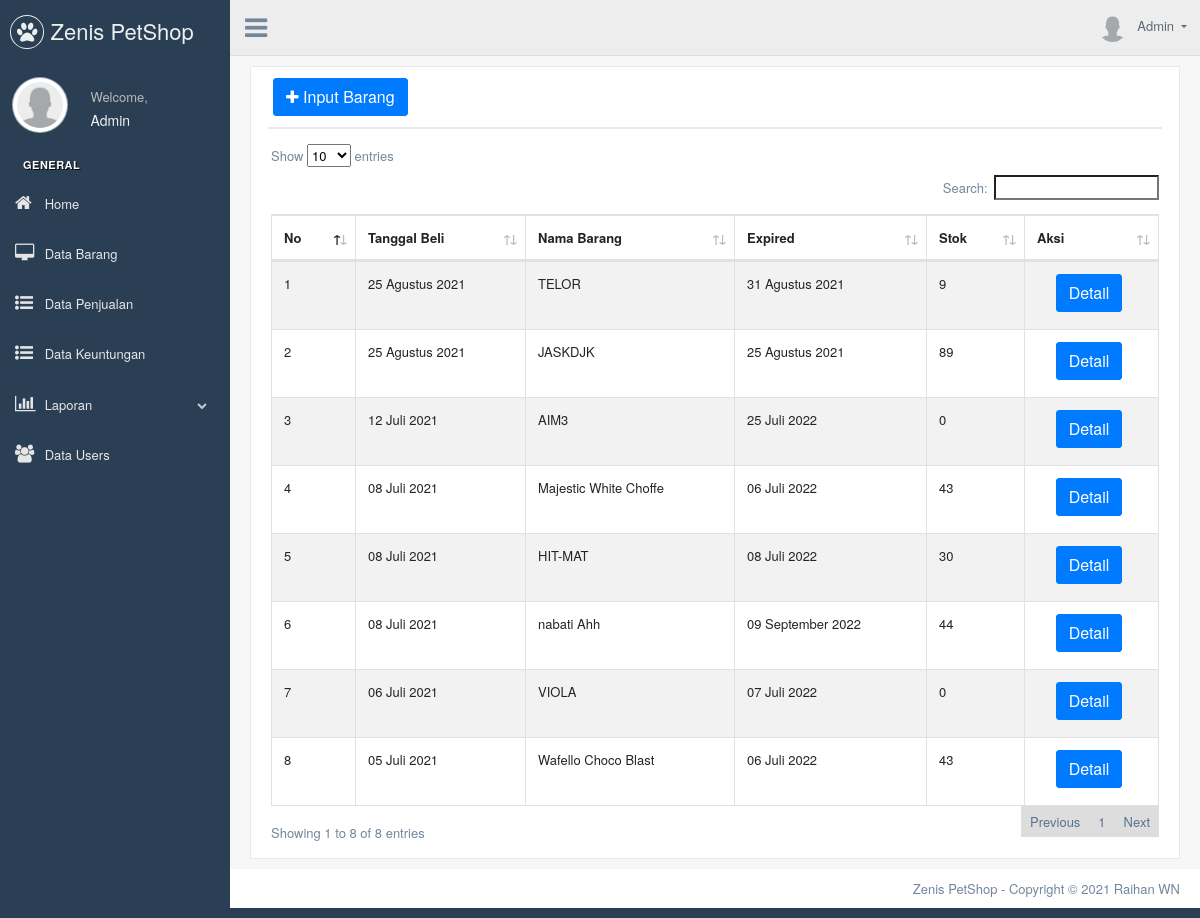
Screenshot of /index.php?menu=data_barang (signed in) with the database file from the repository.
### tables this page shows
CREATE TABLE `users` (
  `id` int(4) NOT NULL,
  `username` varchar(20) NOT NULL,
  `password` varchar(255) NOT NULL,
  `title` varchar(20) NOT NULL,
  `img` varchar(50) DEFAULT NULL
);

CREATE TABLE `barang` (
  `id_barang` int(11) NOT NULL,
  `nama_barang` varchar(50) NOT NULL,
  `harga_beli_barang` int(11) NOT NULL,
  `harga_jual` int(11) NOT NULL,
  `jumlah_stok` int(11) NOT NULL,
  `tgl_beli` date DEFAULT NULL,
  `expired` date DEFAULT NULL
);

### helpers/tanggal.php (called while the page is built)
<?php
function tanggal($date){
    $BulanIndo = array("Januari", "Februari", "Maret", "April", "Mei", "Juni", "Juli", "Agustus", "September", "Oktober", "November", "Desember");
    $tahun = substr($date, 0, 4);
    $bulan = substr($date, 5, 2);
    $tgl   = substr($date, 8, 2);
    $result = $tgl . " " . $BulanIndo[(int)$bulan-1] . " ". $tahun;
    return($result);
}

### views/data_barang.php (the view, shortened to what this page needs)
<div class="x_panel">
  <div class="x_title">
    <a class="btn btn-primary" href="?menu=input_barang"><i class="fa fa-plus"></i> Input Barang</a>
  </div>
  <div class="x_content">
    <div class="row">
      <div class="col-sm-12">
        <div class="card-box table-responsive">
          <table id="datatable-responsive" class="table table-striped table-bordered dt-responsive nowrap" cellspacing="0" width="100%">
            <thead>
              <tr>
                <th>No</th>
                <th>Tanggal Beli</th>
                <th>Nama Barang</th>
                <th>Expired</th>
                <th>Stok</th>
                <th>Aksi</th>
              </tr>
            </thead>
            <tbody>
              <?php
              $query = mysqli_query($koneksi, "select * from barang ORDER BY tgl_beli DESC");
              $no = 1;
              while ($col = mysqli_fetch_array($query)) {
              ?>
                <tr>
                  <td><?php echo $no; ?></td>
                  <td><?php echo tanggal($col['tgl_beli']) ?></td>
                  <td><?php echo $col['nama_barang'] ?></td>
                  <td>
                    <?php
                    if ($col['expired'] == '0000-00-00') {
                      echo "";
                    } else {
                      echo tanggal($col['expired']);
                    }
                    ?>
                  </td>
                  <td><?php echo $col['jumlah_stok'] ?></td>
                  <td class="text-center">
                    <a href="?menu=detail&id=<?php echo $col['id_barang']; ?>" class="btn btn-primary">
                      Detail
                    </a>
                  </td>
                </tr>
              <?php $no++;
              } ?>
            </tbody>
          </table>
        </div>
      </div>
    </div>
  </div>
</div>

### index.php (shortened to what this page needs)
<?php
if (!isset($_SESSION['user'])) {
  header('location:login.php');
} else {
  $username = $_SESSION['user'];
}
$koneksi = mysqli_connect("localhost", "root", "", "stok");
$qe1 = mysqli_query($koneksi, "SELECT * FROM users WHERE username='$username'");
$qe2 = mysqli_fetch_array($qe1);
?>
<!DOCTYPE html>
<html lang="en">
<head>
  <link href="vendors/bootstrap/dist/css/bootstrap.min.css" rel="stylesheet">
  <link href="vendors/font-awesome/css/font-awesome.min.css" rel="stylesheet">
  <link href="vendors/datatables/datatables.min.css" rel="stylesheet">
  <link href="build/css/custom.min.css" rel="stylesheet">
</head>
<body class="nav-md">
  <div class="container body">
    <div class="main_container">
      <div class="col-md-3 left_col menu_fixed">
        <div class="left_col scroll-view">
          <div class="navbar nav_title" style="border: 0;">
            <a href="index.html" class="site_title"><i class="fa fa-paw"></i> <span>Zenis PetShop</span></a>
          </div>
          <div class="profile clearfix">
            <div class="profile_pic">
              <img src="img/<?= $qe2['img'] ?>" class="img-circle profile_img">
            </div>
            <div class="profile_info">
              <span>Welcome,</span>
              <h2><?= $qe2['title'] ?></h2>
            </div>
          </div>
          <br />
          <div id="sidebar-menu" class="main_menu_side hidden-print main_menu">
            <div class="menu_section">
              <h3>General</h3>
              <ul class="nav side-menu">
                <li>
                  <a href="?menu=home"><i class="fa fa-home"></i> Home</a>
                </li>
                <li><a href="?menu=data_barang"><i class="fa fa-desktop"></i> Data Barang </a></li>
                <li><a href="?menu=data_penjualan"><i class="fa fa-list-ul"></i> Data Penjualan </a></li>
                <li><a href="?menu=data_keuntungan"><i class="fa fa-list-ul"></i> Data Keuntungan</a></li>
                <li><a><i class="fa fa-bar-chart"></i> Laporan <span class="fa fa-chevron-down"></span></a>
                </li>
                <li><a href="?menu=data_users"><i class="fa fa-users"></i> Data Users </a></li>
              </ul>
            </div>
          </div>
        </div>
      </div>
      <div class="top_nav">
        <div class="nav_menu">
          <div class="nav navbar-nav toggle">
            <a id="menu_toggle"><i class="fa fa-bars"></i></a>
          </div>
          <nav class="nav navbar-nav">
            <ul class=" navbar-right">
              <li class="nav-item dropdown open" style="padding-left: 15px;">
                <a href="javascript:;" class="user-profile dropdown-toggle" aria-haspopup="true" id="navbarDropdown" data-toggle="dropdown" aria-expanded="false">
                  <img src="img/<?= $qe2['img'] ?>" alt=""><?= $qe2['title'] ?>
                </a>
              </li>
            </ul>
          </nav>
        </div>
      </div>
      <div class="right_col" role="main">
        <div class="">
          <div class="row">
            <div class="col-md-12 col-sm-12  ">
              <?php include "helpers/tanggal.php";
              if (isset($_GET["menu"])) {
                include_once('views/' . $_GET["menu"] . ".php");
              } else {
                include "views/home.php";
              }
              ?>
            </div>
          </div>
        </div>
      </div>
      <footer>
        <div class="pull-right">
          Zenis PetShop - Copyright © 2021 Raihan WN
        </div>
        <div class="clearfix"></div>
      </footer>
    </div>
  </div>
</body>
</html>

### rows the page displays
users: img (placeholder picture), title "Admin"
barang: tgl_beli "25 Agustus 2021", nama_barang "TELOR", expired "31 Agustus 2021", jumlah_stok "9"
barang: tgl_beli "25 Agustus 2021", nama_barang "JASKDJK", expired "25 Agustus 2021", jumlah_stok "89"
barang: tgl_beli "12 Juli 2021", nama_barang "AIM3", expired "25 Juli 2022", jumlah_stok "0"
barang: tgl_beli "08 Juli 2021", nama_barang "Majestic White Choffe", expired "06 Juli 2022", jumlah_stok "43"
barang: tgl_beli "08 Juli 2021", nama_barang "HIT-MAT", expired "08 Juli 2022", jumlah_stok "30"
barang: tgl_beli "08 Juli 2021", nama_barang "nabati Ahh", expired "09 September 2022", jumlah_stok "44"
barang: tgl_beli "06 Juli 2021", nama_barang "VIOLA", expired "07 Juli 2022", jumlah_stok "0"
barang: tgl_beli "05 Juli 2021", nama_barang "Wafello Choco Blast", expired "06 Juli 2022", jumlah_stok "43"
